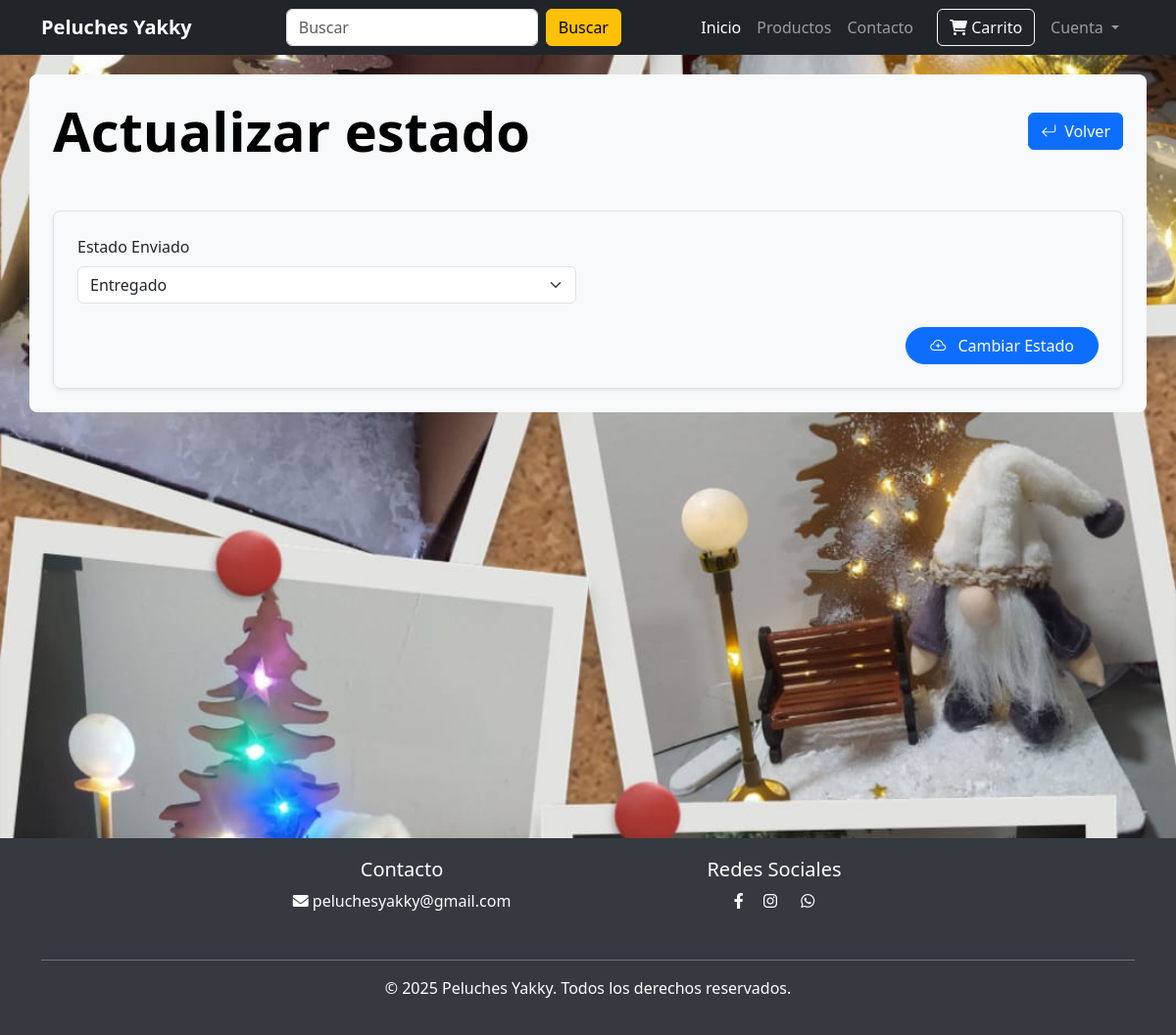
/actua-pedido/1 (signed in), run on an earlier commit of the app's database.
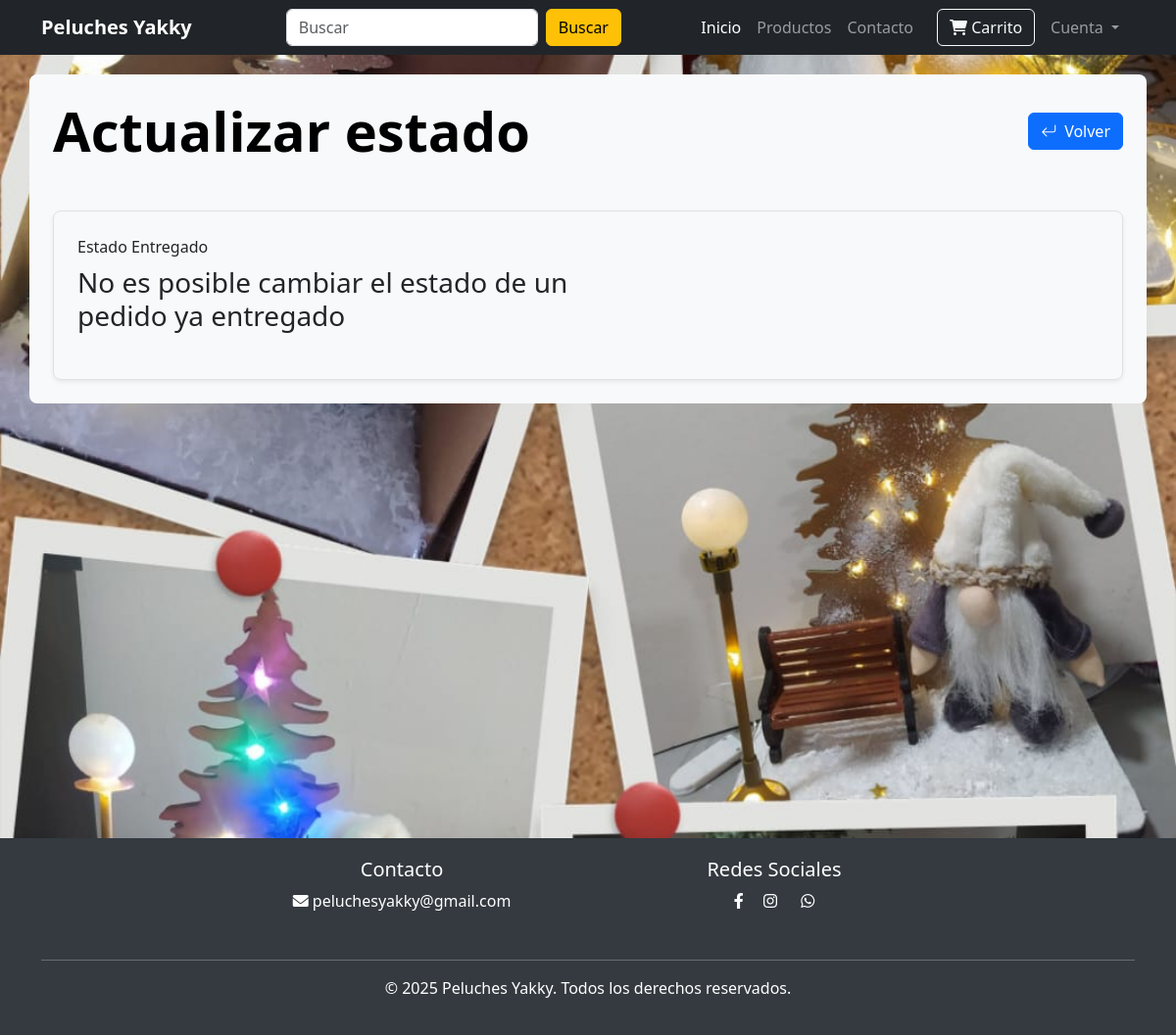
And on a later commit of the database.
### website/models.py (models this page shows, shortened)
class Order(db.Model):
    id = db.Column(db.Integer, primary_key=True)
    quantity = db.Column(db.Integer, nullable=False)
    price = db.Column(db.Float, nullable=False)
    status = db.Column(db.String(100), default="Pendiente")
    payment_id = db.Column(db.String(1000), default=lambda: str(uuid.uuid4())[:8])
    address = db.Column(db.String(1000), nullable=False)
    phone = db.Column(db.String(20), nullable=False)
    forma_pago = db.Column(db.String(20), nullable=False)
    fecha_creacion= db.Column(db.DateTime(), default=datetime.utcnow)
    customer_link = db.Column(db.Integer, db.ForeignKey("customer.id"), nullable=False)
    product_link = db.Column(db.Integer, db.ForeignKey("product.id"), nullable=False)

### website/admin.py (the view, shortened to what this page needs)
@admin.route("/actua-pedido/<int:order_id>", methods=["GET", "POST"])
@login_required
def actua_pedidos(order_id):
    if current_user.id == 1:
        order = Order.query.get(order_id)
        return render_template("actua-pedido.html", order=order)
    return render_template("error_404.html")

### website/templates/actua-pedido.html (shortened to what this page needs)
{% extends 'index.html' %}
{% block body %}
<div class="fondo" style="min-height: 100vh; padding-top: 20px;">
    <div class="container bg-light rounded-3 p-4 ">
        <div class="d-flex justify-content-between align-items-center mb-5">
            <h1 class="text-black mb-0 display-4 fw-bold">
                Actualizar estado
            </h1>
            <div class="d-flex gap-3"><button onclick="history.back()" class="btn btn-primary">
                    <i class="bi bi-arrow-return-left me-2  "></i>Volver
                </button>
            </div>
        </div>
        <form method="post" enctype="multipart/form-data" class="border p-4 rounded-3 shadow-sm">
            <div class="row mb-3">
                <div class="col-md-6">
                    <label class="form-label">Estado {{ order.status}}</label>
                    {% if order.status == 'Pendiente' %}
                    <select name="estado" class="form-select">
                        <option selected>Enviado</option>
                        <option>Entregado</option>
                    </select>
                    {% elif order.status == 'Enviado' %}
                    <select name="estado" class="form-select">
                        <option selected>Entregado</option>
                    </select>
                    {% else %}
                    <h3> No es posible cambiar el estado de un pedido ya entregado</h3>
                    {% endif %}
                </div>
            </div>
            {% if order.status != 'Entregado' %}
            <div class="d-grid gap-2 d-md-flex justify-content-md-end mt-4">
                <button type="submit" class="btn btn-primary px-4 rounded-pill">
                    <i class="bi bi-cloud-plus me-2"></i> Cambiar Estado
                </button>
            </div>
            {% endif %}
        </form>
    </div>
</div>
{% endblock %}

What changed in the data, as far as the page shows it:
changed Order: status "Enviado" → "Entregado"
Also different on the page:
form field estado: "Entregado" → (not shown)
text no longer shown: "Cambiar Estado"
text now shown: "No es posible cambiar el estado de un pedido ya entregado"
